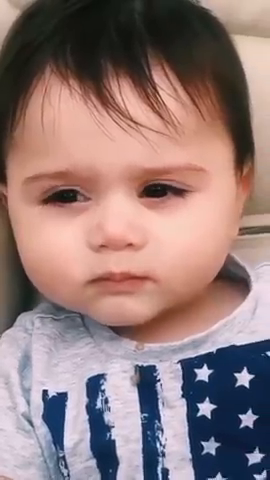
#> input picture frame 16 of cute_baby.mp4, 270 x 480 px
$ python main.py
#> lines starting #> are read from the running program, lines starting #| are printed output that depends on the picture; after the words box and inside, x2 and y2 are one past the last pixel; in counts of white or black regions, pixels touching at a corner belong together
import cv2
from random import randrange

# Load some pre-trained data on face
trained_face_data = cv2.CascadeClassifier('haarcascade_frontalface_default.xml')

# source image video
# img = cv2.imread('aj.jpg')
webcam = cv2.VideoCapture('cute_baby.mp4')

# Iterate forever over frames
while True:
    # Read the current frames
    successful_frame_read, frame = webcam.read()
#> frame is the input picture: shape (480, 270, 3); mean B, G, R 121.1, 122.6, 147.6

    # must convert to grayscale
    grayscale_img = cv2.cvtColor(frame, cv2.COLOR_BGR2RGB)

    # Detect faces
    face_coordinates = trained_face_data.detectMultiScale(grayscale_img)
#> face_coordinates = [[9, 110, 219, 219]]

    # Draw rectangle around the faces
    for(x, y, w, h) in face_coordinates:
        cv2.rectangle(frame, (x, y), (x+w, y+h), (randrange(256), randrange(256), randrange(256)), 2)
#> this loop made 1 pass
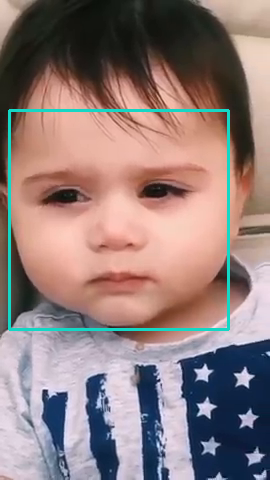
#> frame: shape (480, 270, 3); 2.02% of pixels changed, all inside (x1, y1, x2, y2) = (8, 109, 230, 331)

    cv2.imshow('clever programmer', frame)
    key = cv2.waitKey(1)
#> (key Esc is pressed here)

    # Q key for quit
    if key == 81 or key == 113:
        break

# release video camera
webcam.release()

print("code complete")

$ run again, starting later in the video
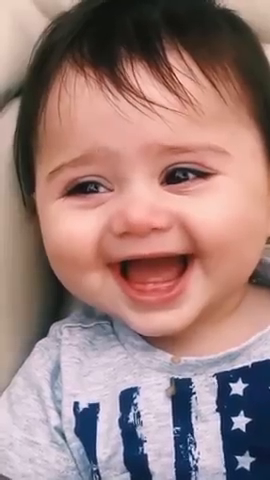
#> input picture frame 72 of cute_baby.mp4, 270 x 480 px
#> frame is the input picture: shape (480, 270, 3); mean B, G, R 124, 126.8, 157.9
#> face_coordinates = [[16, 85, 240, 240]]
#> the loop `for(x, y, w, h) in face_coordinates:` made 1 pass
#> after the loop `for(x, y, w, h) in face_coordinates:`:
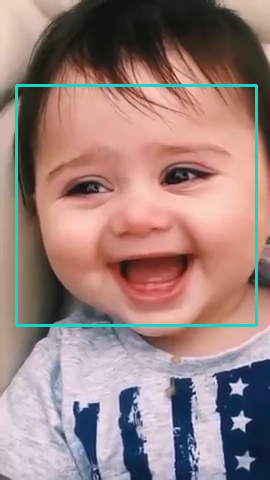
#> frame: shape (480, 270, 3); 2.22% of pixels changed, all inside (x1, y1, x2, y2) = (15, 84, 258, 327)

$ run again, starting later in the video
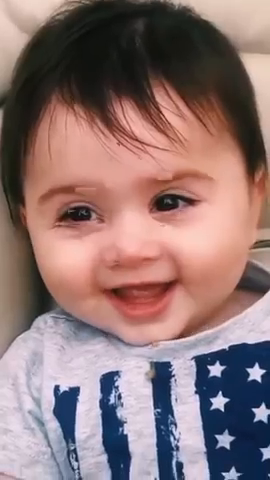
#> input picture frame 128 of cute_baby.mp4, 270 x 480 px
#> frame is the input picture: shape (480, 270, 3); mean B, G, R 116.4, 116.9, 143.1
#> face_coordinates = [[14, 118, 232, 232]]
#> the loop `for(x, y, w, h) in face_coordinates:` made 1 pass
#> after the loop `for(x, y, w, h) in face_coordinates:`:
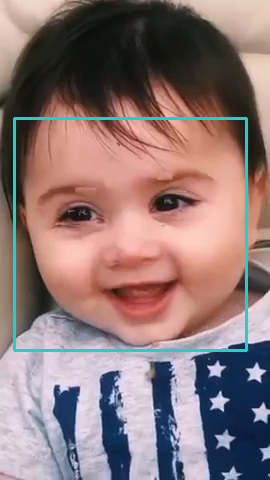
#> frame: shape (480, 270, 3); 2.15% of pixels changed, all inside (x1, y1, x2, y2) = (13, 117, 248, 352)
